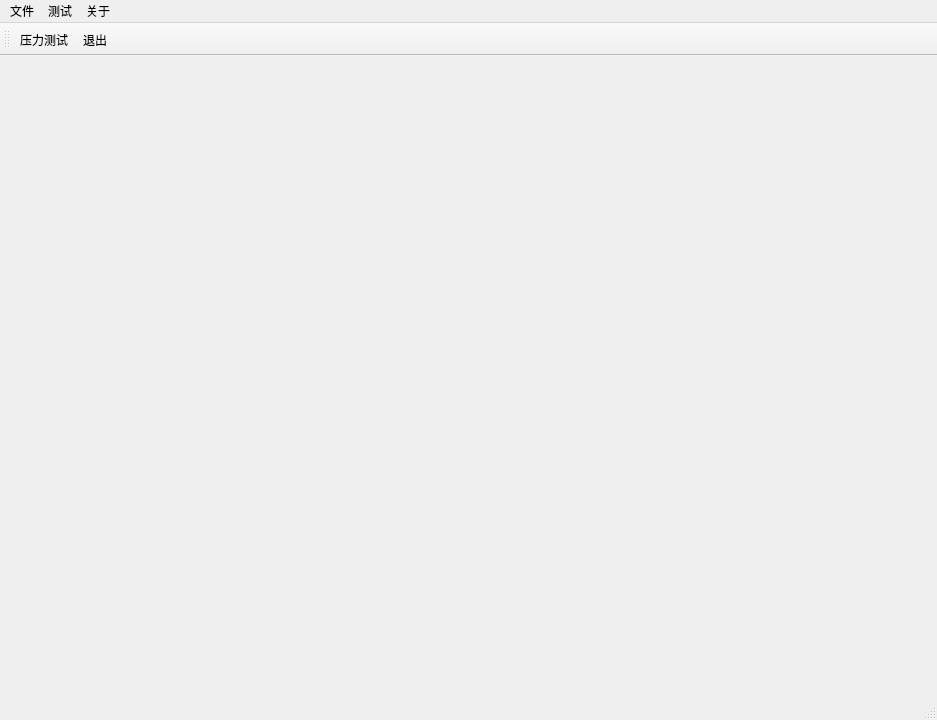
<?xml version="1.0" encoding="UTF-8"?>
<ui version="4.0">
 <class>MainWindow</class>
 <widget class="QMainWindow" name="MainWindow">
  <property name="geometry">
   <rect>
    <x>0</x>
    <y>0</y>
    <width>937</width>
    <height>720</height>
   </rect>
  </property>
  <property name="windowTitle">
   <string>黑羽数据管理</string>
  </property>
  <property name="windowIcon">
   <iconset>
    <normaloff>images/logo.jpg</normaloff>images/logo.jpg</iconset>
  </property>
  <widget class="QWidget" name="centralwidget"/>
  <widget class="QMenuBar" name="menubar">
   <property name="geometry">
    <rect>
     <x>0</x>
     <y>0</y>
     <width>937</width>
     <height>23</height>
    </rect>
   </property>
   <widget class="QMenu" name="menu">
    <property name="title">
     <string>文件</string>
    </property>
   </widget>
   <widget class="QMenu" name="menu_2">
    <property name="title">
     <string>测试</string>
    </property>
    <addaction name="actionLoadTest"/>
   </widget>
   <widget class="QMenu" name="menu_3">
    <property name="title">
     <string>关于</string>
    </property>
    <addaction name="actionVersion"/>
    <addaction name="actionExit"/>
   </widget>
   <addaction name="menu"/>
   <addaction name="menu_2"/>
   <addaction name="menu_3"/>
  </widget>
  <widget class="QStatusBar" name="statusbar"/>
  <widget class="QToolBar" name="toolBar">
   <property name="windowTitle">
    <string>toolBar</string>
   </property>
   <attribute name="toolBarArea">
    <enum>TopToolBarArea</enum>
   </attribute>
   <attribute name="toolBarBreak">
    <bool>false</bool>
   </attribute>
   <addaction name="actionLoadTest"/>
   <addaction name="actionExit"/>
  </widget>
  <action name="actionLoadTest">
   <property name="icon">
    <iconset>
     <normaloff>images/loadtest.png</normaloff>images/loadtest.png</iconset>
   </property>
   <property name="text">
    <string>压力测试</string>
   </property>
  </action>
  <action name="actionVersion">
   <property name="text">
    <string>版本号</string>
   </property>
  </action>
  <action name="actionExit">
   <property name="icon">
    <iconset>
     <normaloff>images/exit.png</normaloff>images/exit.png</iconset>
   </property>
   <property name="text">
    <string>退出</string>
   </property>
  </action>
 </widget>
 <resources/>
 <connections/>
</ui>
